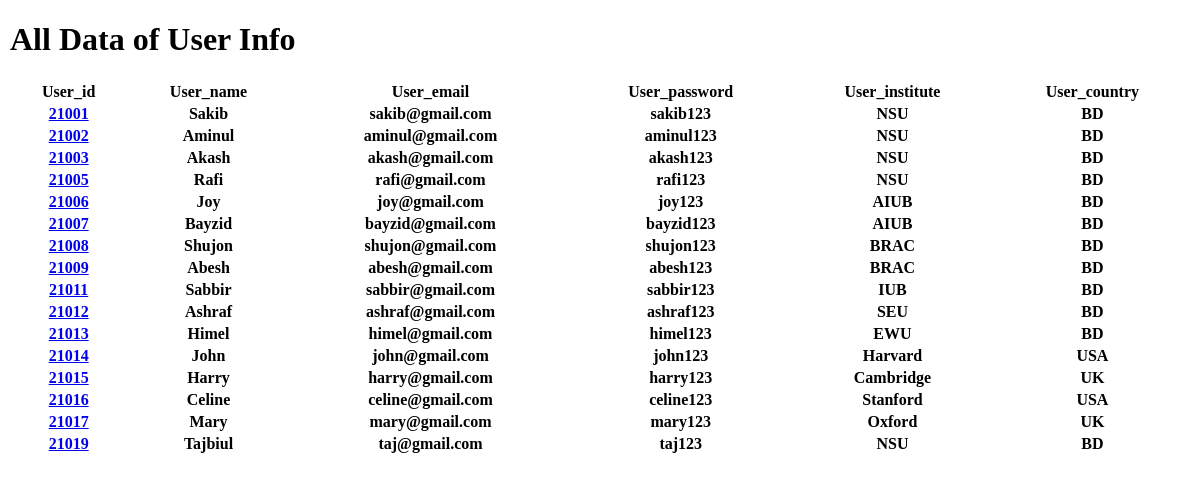
Screenshot of /MyProject/backend_files/user_info.php with the database file from the repository.
### tables this page shows
CREATE TABLE `user_info` (
  `User_id` int(11) NOT NULL,
  `User_name` varchar(255) DEFAULT NULL,
  `User_email` varchar(255) DEFAULT NULL,
  `User_password` varchar(255) DEFAULT NULL,
  `User_institute` varchar(255) DEFAULT NULL,
  `User_country` varchar(255) DEFAULT NULL
);

### MyProject/backend_files/user_info.php (the view, shortened to what this page needs)
<!DOCTYPE html>
<html>
<head>
  <link rel="stylesheet" type="text/css" href="../style.css">
</head>
<body>
  <h1> All Data of User Info </h1>
  <table style="width:100%">
    <?php
    include("db_connection.php");
    $sql1 = "Show columns from user_info";
    $result1 = mysqli_query($conn, $sql1);
    while($row1 = mysqli_fetch_row($result1)){
      ?>
      <th> <?php echo $row1[0]; ?> </th>
    <?php
    }
     ?>
     <?php
     $sql = "select * from user_info";
     $result = mysqli_query($conn, $sql);
     while($row = mysqli_fetch_row($result)){
       ?>
       <tr>
         <th> <a href="../demo1.php?name=<?php echo $row[0]; ?>"> <?php echo $row[0];?> </th>
           <th> <?php echo $row[1]; ?> </th>
           <th> <?php echo $row[2]; ?> </th>
           <th> <?php echo $row[3]; ?> </th>
           <th> <?php echo $row[4]; ?> </th>
           <th> <?php echo $row[5]; ?> </th>
       </tr>
    <?php } ?>
</table>
</body>
</html>

### MyProject/style.css (style rules this page uses)
body { margin-left: 10px; background-color: #FFFFFF; }

### rows the page displays
user_info: User_id "21001", User_name "Sakib", User_email "sakib@gmail.com", User_password "sakib123", User_institute "NSU", User_country "BD"
user_info: User_id "21002", User_name "Aminul", User_email "aminul@gmail.com", User_password "aminul123", User_institute "NSU", User_country "BD"
user_info: User_id "21003", User_name "Akash", User_email "akash@gmail.com", User_password "akash123", User_institute "NSU", User_country "BD"
user_info: User_id "21005", User_name "Rafi", User_email "rafi@gmail.com", User_password "rafi123", User_institute "NSU", User_country "BD"
user_info: User_id "21006", User_name "Joy", User_email "joy@gmail.com", User_password "joy123", User_institute "AIUB", User_country "BD"
user_info: User_id "21007", User_name "Bayzid", User_email "bayzid@gmail.com", User_password "bayzid123", User_institute "AIUB", User_country "BD"
user_info: User_id "21008", User_name "Shujon", User_email "shujon@gmail.com", User_password "shujon123", User_institute "BRAC", User_country "BD"
user_info: User_id "21009", User_name "Abesh", User_email "abesh@gmail.com", User_password "abesh123", User_institute "BRAC", User_country "BD"
user_info: User_id "21011", User_name "Sabbir", User_email "sabbir@gmail.com", User_password "sabbir123", User_institute "IUB", User_country "BD"
user_info: User_id "21012", User_name "Ashraf", User_email "ashraf@gmail.com", User_password "ashraf123", User_institute "SEU", User_country "BD"
user_info: User_id "21013", User_name "Himel", User_email "himel@gmail.com", User_password "himel123", User_institute "EWU", User_country "BD"
user_info: User_id "21014", User_name "John", User_email "john@gmail.com", User_password "john123", User_institute "Harvard", User_country "USA"
user_info: User_id "21015", User_name "Harry", User_email "harry@gmail.com", User_password "harry123", User_institute "Cambridge", User_country "UK"
user_info: User_id "21016", User_name "Celine", User_email "celine@gmail.com", User_password "celine123", User_institute "Stanford", User_country "USA"
user_info: User_id "21017", User_name "Mary", User_email "mary@gmail.com", User_password "mary123", User_institute "Oxford", User_country "UK"
user_info: User_id "21019", User_name "Tajbiul", User_email "taj@gmail.com", User_password "taj123", User_institute "NSU", User_country "BD"

### other values shown
$row1[0] "User_id"
$row1[0] "User_name"
$row1[0] "User_email"
$row1[0] "User_password"
$row1[0] "User_institute"
$row1[0] "User_country"
